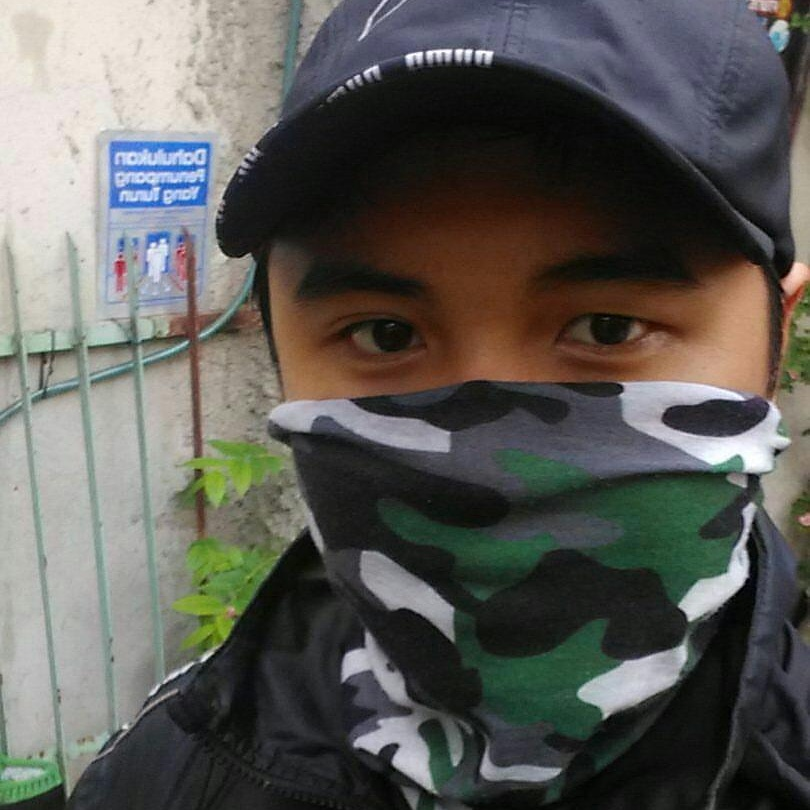
#> input picture tugas 1 pcd - HUDYA/face.jpg, 810 x 810 px
$ python cobaaja.py
#> lines starting #> are read from the running program, lines starting #| are printed output that depends on the picture
import numpy as np, cv2 as cv, os

image = cv.imread('face.jpg')
#> image is the input picture: shape (810, 810, 3); mean B, G, R 87.3, 91.7, 92.6
grayValue = image[:,:,0] * 2.28
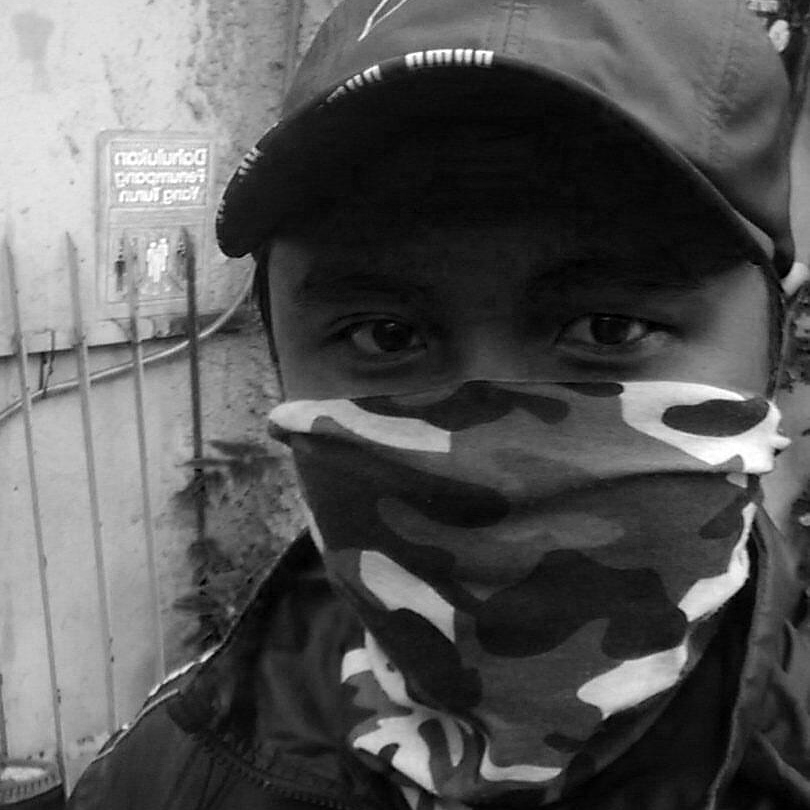
#> grayValue: shape (810, 810) float64; min 0, max 581.4, mean 199; drawn with min black and max white
gray_img = grayValue.astype(np.uint8)
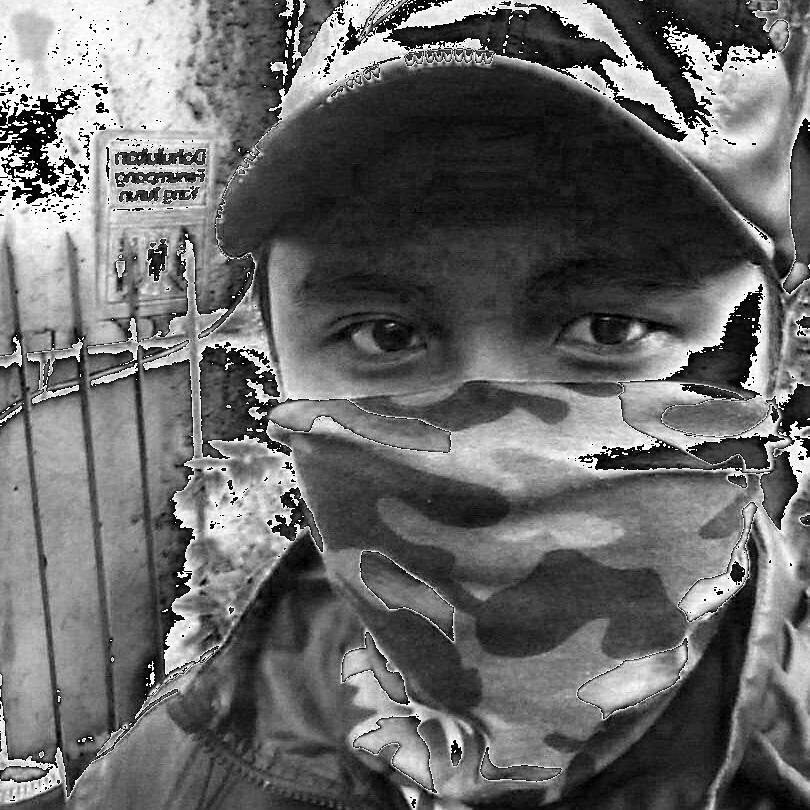
#> gray_img: shape (810, 810); min 0, max 255, mean 104.8

cv.imshow("Original", image)
cv.imshow("GrayScale", gray_img)
cv.waitKey(0)
cv.destroyAllWindows()
